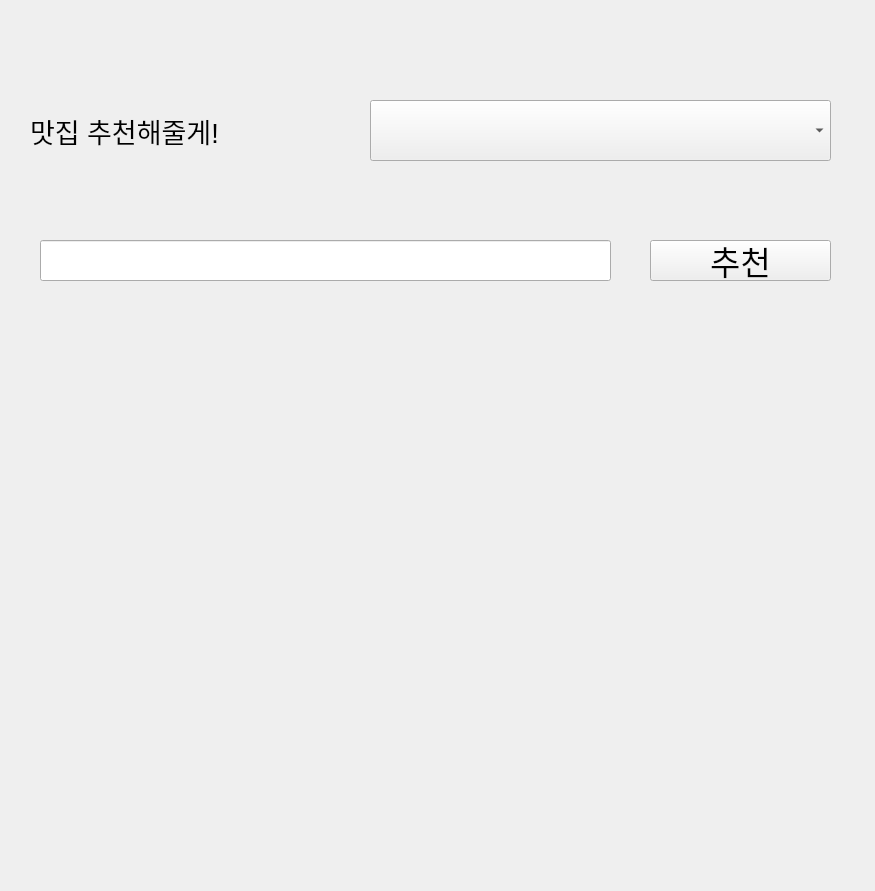
<?xml version="1.0" encoding="UTF-8"?>
<ui version="4.0">
 <class>Form</class>
 <widget class="QWidget" name="Form">
  <property name="geometry">
   <rect>
    <x>0</x>
    <y>0</y>
    <width>875</width>
    <height>891</height>
   </rect>
  </property>
  <property name="windowTitle">
   <string>Form</string>
  </property>
  <widget class="QLabel" name="label">
   <property name="geometry">
    <rect>
     <x>30</x>
     <y>110</y>
     <width>311</width>
     <height>41</height>
    </rect>
   </property>
   <property name="font">
    <font>
     <pointsize>20</pointsize>
    </font>
   </property>
   <property name="text">
    <string>맛집 추천해줄게!</string>
   </property>
  </widget>
  <widget class="QComboBox" name="comboBox">
   <property name="geometry">
    <rect>
     <x>370</x>
     <y>100</y>
     <width>461</width>
     <height>61</height>
    </rect>
   </property>
   <property name="font">
    <font>
     <pointsize>16</pointsize>
    </font>
   </property>
  </widget>
  <widget class="QLineEdit" name="le_keyword">
   <property name="geometry">
    <rect>
     <x>40</x>
     <y>240</y>
     <width>571</width>
     <height>41</height>
    </rect>
   </property>
   <property name="font">
    <font>
     <pointsize>15</pointsize>
    </font>
   </property>
  </widget>
  <widget class="QPushButton" name="btn_recommendation">
   <property name="geometry">
    <rect>
     <x>650</x>
     <y>240</y>
     <width>181</width>
     <height>41</height>
    </rect>
   </property>
   <property name="font">
    <font>
     <pointsize>25</pointsize>
    </font>
   </property>
   <property name="text">
    <string>추천</string>
   </property>
  </widget>
  <widget class="QLabel" name="lbl_recommendation">
   <property name="geometry">
    <rect>
     <x>50</x>
     <y>340</y>
     <width>781</width>
     <height>491</height>
    </rect>
   </property>
   <property name="font">
    <font>
     <pointsize>24</pointsize>
    </font>
   </property>
   <property name="text">
    <string/>
   </property>
   <property name="alignment">
    <set>Qt::AlignCenter</set>
   </property>
  </widget>
 </widget>
 <resources/>
 <connections/>
</ui>
